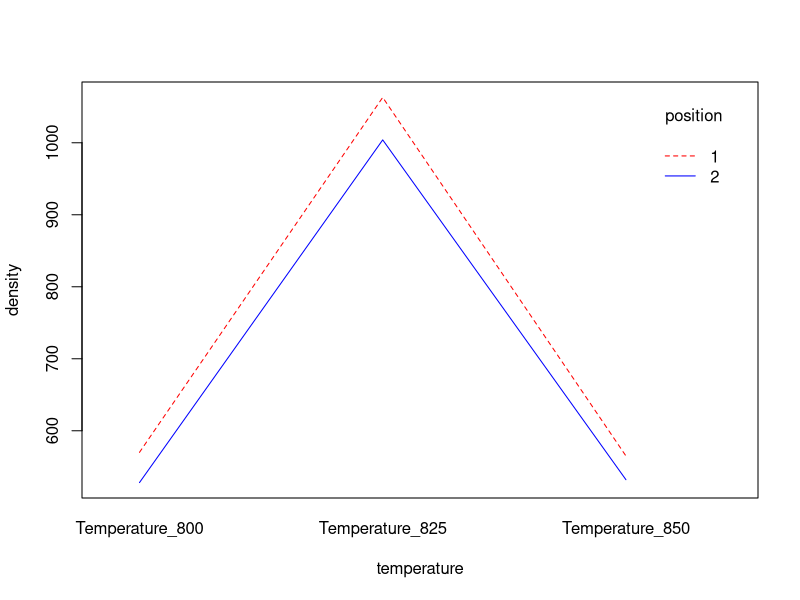
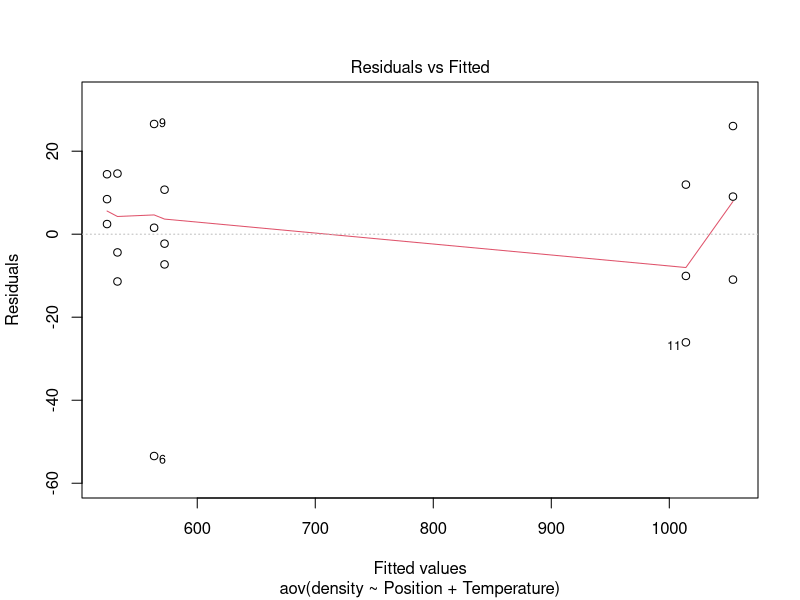
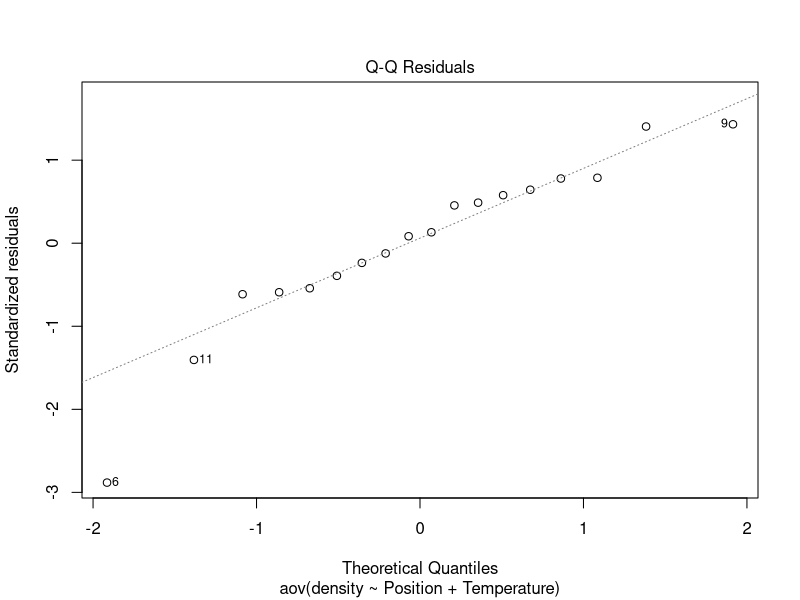
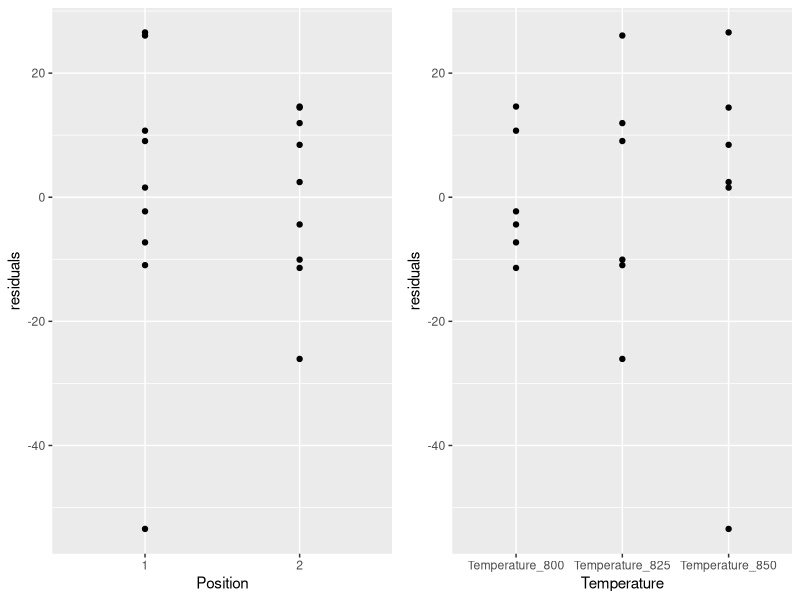
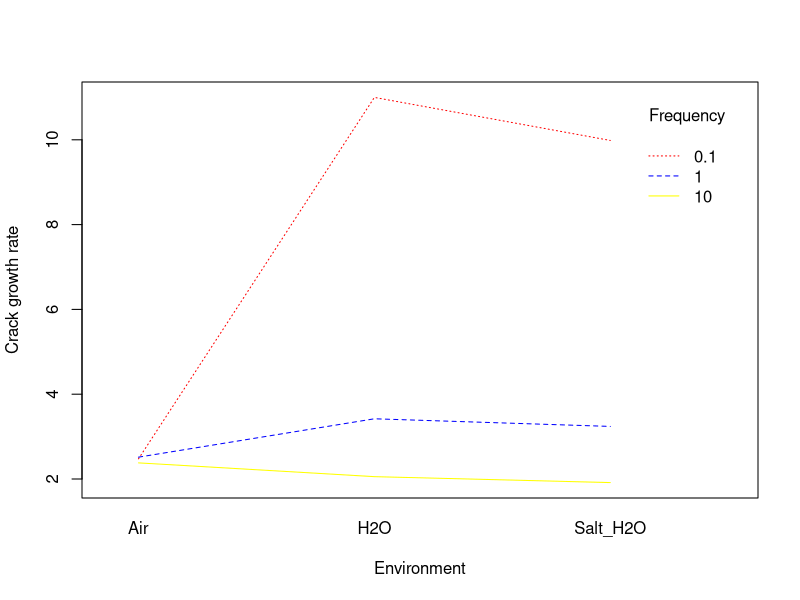
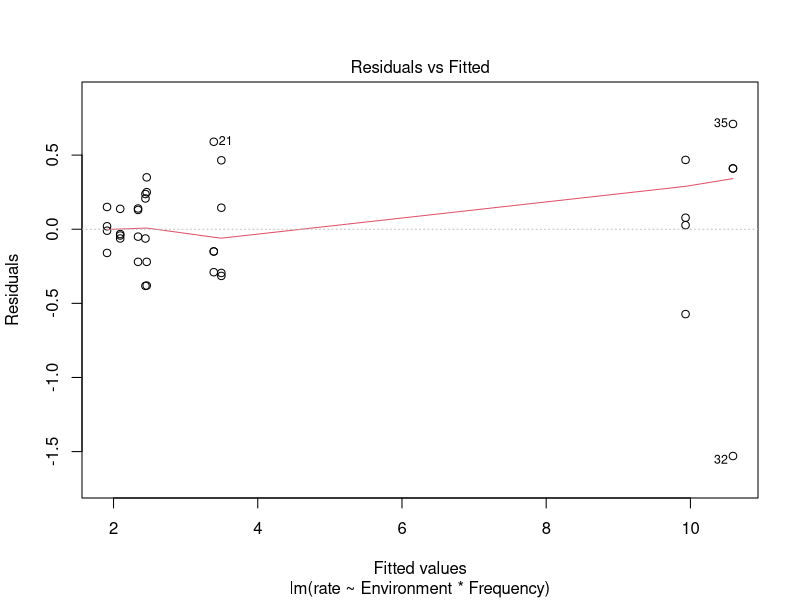
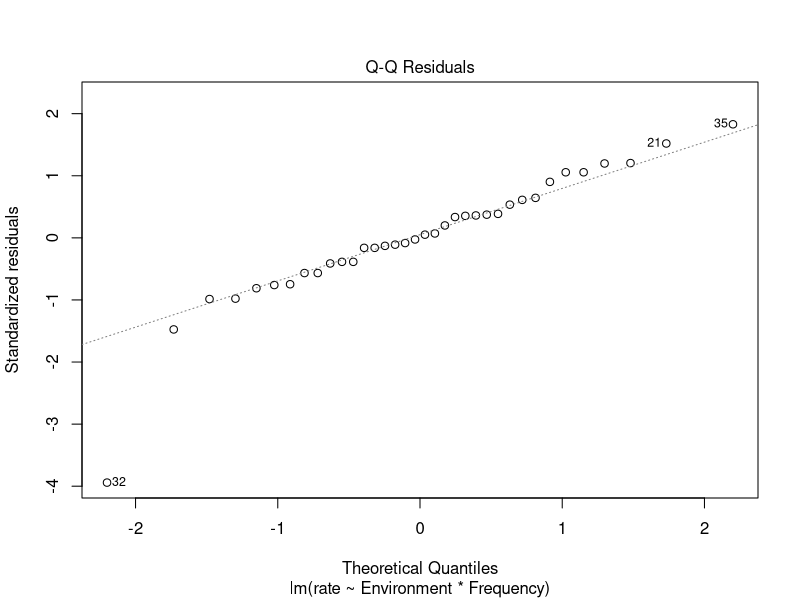
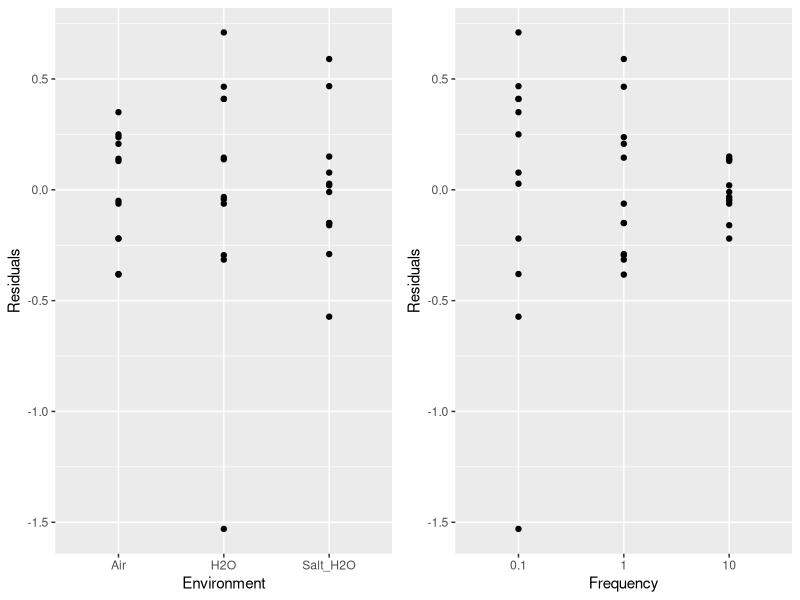

The R script that drew these images, in order:
## ---- chunk 1
knitr::opts_chunk$set(echo = TRUE)
## ---- chunk 2
library(knitr)
## ---- chunk 3
dat15 <- data.frame(Position = factor(rep(1:2, each = 3)),
                  Temperature_800 = c(570, 565, 583, 528, 547, 521),
                  Temperature_825 = c(1063, 1080, 1043, 988, 1026, 1004),
                  Temperature_850 = c(565, 510, 590, 526, 538, 532))
kable(dat15)
## ---- chunk 4
library(tidyr)
dat15 <- pivot_longer(dat15, 
                      cols = !Position,
                      names_to = "Temperature",
                      values_to = "density"
                      )
head(dat15)
## ---- chunk 5
interaction.plot(x.factor = dat15$Temperature,  # x axis
                 trace.factor = dat15$Position, # variable for each line
                 response = dat15$density, # y axis
                 fun = median, #metric to plot
                 ylab = "density",
                 xlab = "temperature",
                 col = c("red", "blue"),
                 trace.label = "position")
## ---- chunk 6
fit1 <- aov(density ~ Position + Temperature, data = dat15)
anova(fit1)
## ---- chunk 7
plot(fit1, which = 1:2)
## ---- chunk 8
library(ggplot2)
library(gridExtra)
dat15$residuals <- resid(fit1)
p1 <- ggplot(dat15, aes(x = Position, y = residuals)) + geom_point()
p2 <- ggplot(dat15, aes(x = Temperature, y = residuals)) + geom_point()
grid.arrange(grobs = list(p1, p2), ncol = 2)
## ---- chunk 9
fit2 <- aov(density ~ Position * Temperature, data = dat15)
anova(fit2)
## ---- chunk 10
dat25 <- data.frame(Frequency = factor(rep(c(10, 1, 0.1), each = 4)),
                    Air = c(2.29, 2.47, 2.48, 2.12, 2.65, 2.68, 2.06, 2.38, 2.24, 2.71, 2.81, 2.08),
                    H2O = c(2.06, 2.05, 2.23, 2.03, 3.20, 3.18, 3.96, 3.64, 11.00, 11.00, 9.06, 11.30),
                    Salt_H2O = c(1.9, 1.93, 1.75, 2.06, 3.1, 3.24, 3.98, 3.24, 9.96, 10.01, 9.36, 10.4))
kable(dat25)
## ---- chunk 11
dat25 <- pivot_longer(dat25,
                      cols = !Frequency,
                      names_to = "Environment",
                      values_to = "rate")
head(dat25)
## ---- chunk 12
interaction.plot(x.factor = dat25$Environment, 
                 trace.factor = dat25$Frequency,
                 response = dat25$rate, 
                 fun = median,
                 ylab = "Crack growth rate",
                 xlab = "Environment",
                 col = c("red", "blue", 'yellow'),
                 trace.label = "Frequency")
## ---- chunk 13
fit3 <- lm(rate ~ Environment * Frequency, data = dat25)
anova(fit3)
## ---- chunk 14
plot(fit3, which = 1:2)
## ---- chunk 15
dat25$Residuals <- resid(fit3)
p1 <- ggplot(dat25, aes(x = Environment, y = Residuals)) + geom_point()
p2 <- ggplot(dat25, aes(x = Frequency, y = Residuals)) + geom_point()
grid.arrange(grobs = list(p1, p2), ncol = 2)
## ---- chunk 16
fit4 <- lm(log(rate) ~ Environment * Frequency, data = dat25)
anova(fit4)
## ---- chunk 17
plot(fit4, which = 1:2)
## ---- chunk 18
dat25$Residuals_ln <- resid(fit4)
p1 <- ggplot(dat25, aes(x = Environment, y = Residuals_ln)) + geom_point()
p2 <- ggplot(dat25, aes(x = Frequency, y = Residuals_ln)) + geom_point()

grid.arrange(grobs = list(p1, p2), ncol = 2)
